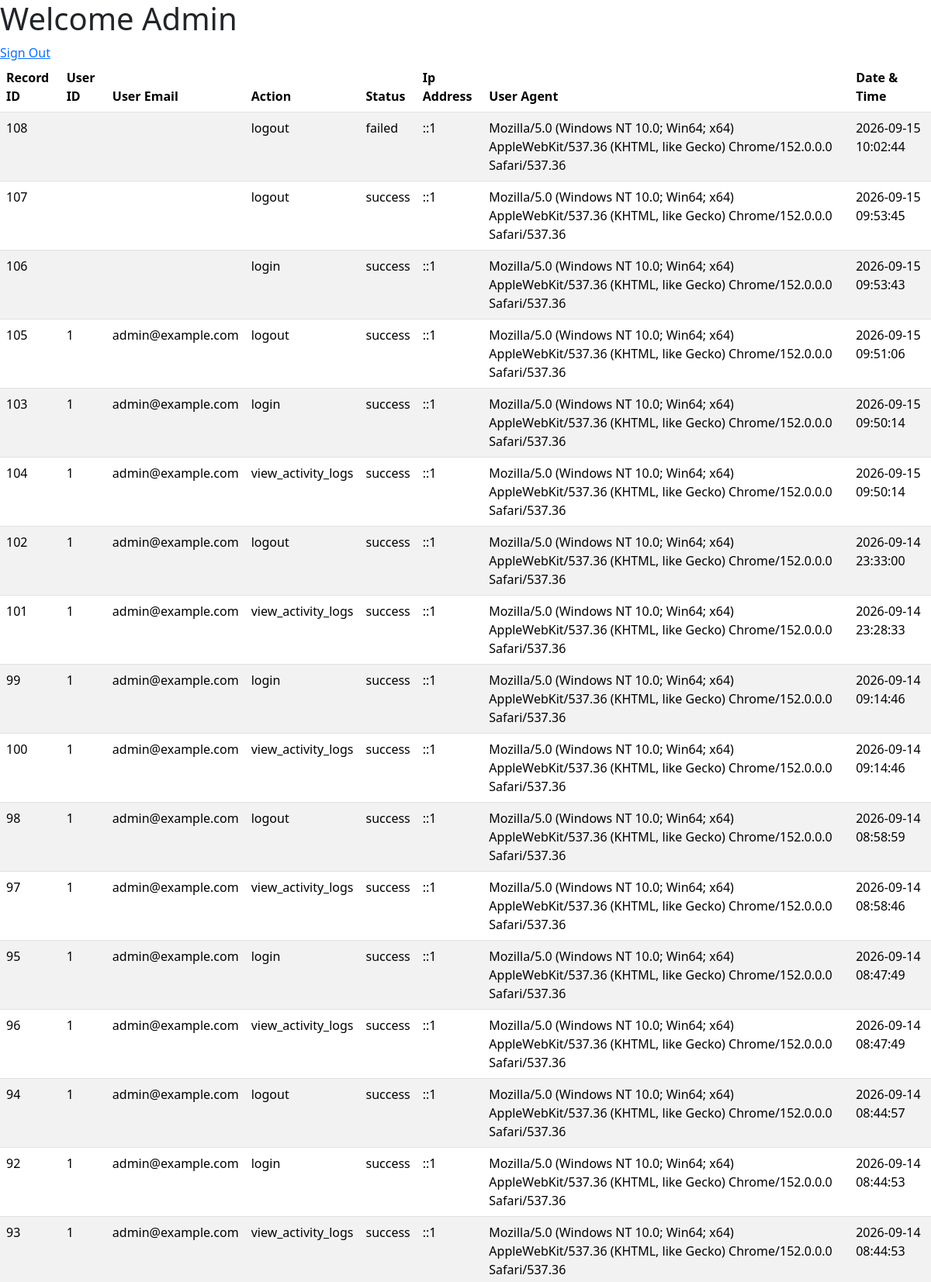
Page /app/admin/index.php (signed in, upper part) on the committed database.
### tables this page shows
CREATE TABLE `activity_logs` (
  `activity_log_id` int(11) NOT NULL AUTO_INCREMENT,
  `user_id` varchar(50) DEFAULT NULL,
  `user_email` varchar(50) DEFAULT NULL,
  `activity_log_action` varchar(50) NOT NULL,
  `activity_log_status` enum('success','failed') DEFAULT 'success',
  `activity_log_ip_address` varchar(45) DEFAULT NULL,
  `activity_log_user_agent` varchar(255) DEFAULT NULL,
  `activity_log_created_at` timestamp NOT NULL DEFAULT current_timestamp(),
  PRIMARY KEY (`activity_log_id`)
);

### app/admin/index.php (the view, shortened to what this page needs)
    <?php
    require_once  '../../config/config.php';
    $stmt =$pdo->query("
        SELECT *
        FROM activity_logs
        ORDER BY activity_log_created_at DESC
        ");
    $activies = $stmt->fetchAll(PDO::FETCH_ASSOC);
    ?>
    <!DOCTYPE html>
    <html lang="en">
    <head>
        <link rel="stylesheet" href="https://cdnjs.cloudflare.com/ajax/libs/twitter-bootstrap/5.3.8/css/bootstrap.min.css" />
        <link rel="stylesheet" href="https://cdn.datatables.net/3.0.4/css/dataTables.bootstrap5.min.css" />
    </head>
    <body>
        <h1>Welcome Admin</h1>
        <a href="../../auth/signout.php">Sign Out</a>
    <table id="example" class="table table-striped" style="width:auto">
        <thead>
            <tr>
                <th>Record ID</th>
                <th>User ID</th>
                <th>User Email</th>
                <th>Action</th>
                <th>Status</th>
                <th>Ip Address</th>
                <th>User Agent</th>
                <th>Date & Time</th>
            </tr>
        </thead>
        <tbody>
        <?php foreach ($activies as $activity): ?>
            <tr>
                <td><?php echo htmlspecialchars($activity['activity_log_id']); ?></td>
                <td><?php echo htmlspecialchars($activity['user_id']); ?></td>
                <td><?php echo htmlspecialchars($activity['user_email']); ?></td>
                <td><?php echo htmlspecialchars($activity['activity_log_action']); ?></td>
                <td><?php echo htmlspecialchars($activity['activity_log_status']); ?></td>
                <td><?php echo htmlspecialchars($activity['activity_log_ip_address']); ?></td>
                <td><?php echo htmlspecialchars($activity['activity_log_user_agent']); ?></td>
                <td><?php echo htmlspecialchars($activity['activity_log_created_at']); ?></td>
            </tr>
        <?php endforeach; ?>
        </tbody>
    </table>
    </body>
</html>

### rows in the picture
activity_logs: activity_log_id "108", activity_log_action "logout", activity_log_status "failed", activity_log_ip_address "::1", activity_log_user_agent "Mozilla/5.0 (Windows NT 10.0; Win64; x64) AppleWebKit/537.36 (KHTML, like Gecko) Chrome/152.0.0.0 Safari/537.36", activity_log_created_at "2026-09-15 10:02:44"
activity_logs: activity_log_id "107", activity_log_action "logout", activity_log_status "success", activity_log_ip_address "::1", activity_log_user_agent "Mozilla/5.0 (Windows NT 10.0; Win64; x64) AppleWebKit/537.36 (KHTML, like Gecko) Chrome/152.0.0.0 Safari/537.36", activity_log_created_at "2026-09-15 09:53:45"
activity_logs: activity_log_id "106", activity_log_action "login", activity_log_status "success", activity_log_ip_address "::1", activity_log_user_agent "Mozilla/5.0 (Windows NT 10.0; Win64; x64) AppleWebKit/537.36 (KHTML, like Gecko) Chrome/152.0.0.0 Safari/537.36", activity_log_created_at "2026-09-15 09:53:43"
activity_logs: activity_log_id "105", user "1", user_email "admin@example.com", activity_log_action "logout", activity_log_status "success", activity_log_ip_address "::1", activity_log_user_agent "Mozilla/5.0 (Windows NT 10.0; Win64; x64) AppleWebKit/537.36 (KHTML, like Gecko) Chrome/152.0.0.0 Safari/537.36", activity_log_created_at "2026-09-15 09:51:06"
activity_logs: activity_log_id "103", user "1", user_email "admin@example.com", activity_log_action "login", activity_log_status "success", activity_log_ip_address "::1", activity_log_user_agent "Mozilla/5.0 (Windows NT 10.0; Win64; x64) AppleWebKit/537.36 (KHTML, like Gecko) Chrome/152.0.0.0 Safari/537.36", activity_log_created_at "2026-09-15 09:50:14"
activity_logs: activity_log_id "104", user "1", user_email "admin@example.com", activity_log_action "view_activity_logs", activity_log_status "success", activity_log_ip_address "::1", activity_log_user_agent "Mozilla/5.0 (Windows NT 10.0; Win64; x64) AppleWebKit/537.36 (KHTML, like Gecko) Chrome/152.0.0.0 Safari/537.36", activity_log_created_at "2026-09-15 09:50:14"
activity_logs: activity_log_id "102", user "1", user_email "admin@example.com", activity_log_action "logout", activity_log_status "success", activity_log_ip_address "::1", activity_log_user_agent "Mozilla/5.0 (Windows NT 10.0; Win64; x64) AppleWebKit/537.36 (KHTML, like Gecko) Chrome/152.0.0.0 Safari/537.36", activity_log_created_at "2026-09-14 23:33:00"
activity_logs: activity_log_id "101", user "1", user_email "admin@example.com", activity_log_action "view_activity_logs", activity_log_status "success", activity_log_ip_address "::1", activity_log_user_agent "Mozilla/5.0 (Windows NT 10.0; Win64; x64) AppleWebKit/537.36 (KHTML, like Gecko) Chrome/152.0.0.0 Safari/537.36", activity_log_created_at "2026-09-14 23:28:33"
activity_logs: activity_log_id "99", user "1", user_email "admin@example.com", activity_log_action "login", activity_log_status "success", activity_log_ip_address "::1", activity_log_user_agent "Mozilla/5.0 (Windows NT 10.0; Win64; x64) AppleWebKit/537.36 (KHTML, like Gecko) Chrome/152.0.0.0 Safari/537.36", activity_log_created_at "2026-09-14 09:14:46"
activity_logs: activity_log_id "100", user "1", user_email "admin@example.com", activity_log_action "view_activity_logs", activity_log_status "success", activity_log_ip_address "::1", activity_log_user_agent "Mozilla/5.0 (Windows NT 10.0; Win64; x64) AppleWebKit/537.36 (KHTML, like Gecko) Chrome/152.0.0.0 Safari/537.36", activity_log_created_at "2026-09-14 09:14:46"
activity_logs: activity_log_id "98", user "1", user_email "admin@example.com", activity_log_action "logout", activity_log_status "success", activity_log_ip_address "::1", activity_log_user_agent "Mozilla/5.0 (Windows NT 10.0; Win64; x64) AppleWebKit/537.36 (KHTML, like Gecko) Chrome/152.0.0.0 Safari/537.36", activity_log_created_at "2026-09-14 08:58:59"
activity_logs: activity_log_id "97", user "1", user_email "admin@example.com", activity_log_action "view_activity_logs", activity_log_status "success", activity_log_ip_address "::1", activity_log_user_agent "Mozilla/5.0 (Windows NT 10.0; Win64; x64) AppleWebKit/537.36 (KHTML, like Gecko) Chrome/152.0.0.0 Safari/537.36", activity_log_created_at "2026-09-14 08:58:46"
activity_logs: activity_log_id "95", user "1", user_email "admin@example.com", activity_log_action "login", activity_log_status "success", activity_log_ip_address "::1", activity_log_user_agent "Mozilla/5.0 (Windows NT 10.0; Win64; x64) AppleWebKit/537.36 (KHTML, like Gecko) Chrome/152.0.0.0 Safari/537.36", activity_log_created_at "2026-09-14 08:47:49"
activity_logs: activity_log_id "96", user "1", user_email "admin@example.com", activity_log_action "view_activity_logs", activity_log_status "success", activity_log_ip_address "::1", activity_log_user_agent "Mozilla/5.0 (Windows NT 10.0; Win64; x64) AppleWebKit/537.36 (KHTML, like Gecko) Chrome/152.0.0.0 Safari/537.36", activity_log_created_at "2026-09-14 08:47:49"
activity_logs: activity_log_id "94", user "1", user_email "admin@example.com", activity_log_action "logout", activity_log_status "success", activity_log_ip_address "::1", activity_log_user_agent "Mozilla/5.0 (Windows NT 10.0; Win64; x64) AppleWebKit/537.36 (KHTML, like Gecko) Chrome/152.0.0.0 Safari/537.36", activity_log_created_at "2026-09-14 08:44:57"
activity_logs: activity_log_id "92", user "1", user_email "admin@example.com", activity_log_action "login", activity_log_status "success", activity_log_ip_address "::1", activity_log_user_agent "Mozilla/5.0 (Windows NT 10.0; Win64; x64) AppleWebKit/537.36 (KHTML, like Gecko) Chrome/152.0.0.0 Safari/537.36", activity_log_created_at "2026-09-14 08:44:53"
activity_logs: activity_log_id "93", user "1", user_email "admin@example.com", activity_log_action "view_activity_logs", activity_log_status "success", activity_log_ip_address "::1", activity_log_user_agent "Mozilla/5.0 (Windows NT 10.0; Win64; x64) AppleWebKit/537.36 (KHTML, like Gecko) Chrome/152.0.0.0 Safari/537.36", activity_log_created_at "2026-09-14 08:44:53"
